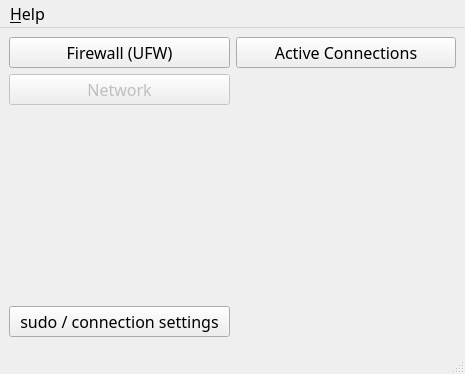
<?xml version="1.0" encoding="UTF-8"?>
<ui version="4.0">
 <class>MainWindow</class>
 <widget class="QMainWindow" name="MainWindow">
  <property name="windowModality">
   <enum>Qt::WindowModal</enum>
  </property>
  <property name="geometry">
   <rect>
    <x>0</x>
    <y>0</y>
    <width>465</width>
    <height>374</height>
   </rect>
  </property>
  <property name="sizePolicy">
   <sizepolicy hsizetype="Fixed" vsizetype="Fixed">
    <horstretch>0</horstretch>
    <verstretch>0</verstretch>
   </sizepolicy>
  </property>
  <property name="minimumSize">
   <size>
    <width>240</width>
    <height>0</height>
   </size>
  </property>
  <property name="font">
   <font>
    <family>Ubuntu Mono</family>
    <pointsize>12</pointsize>
    <italic>false</italic>
   </font>
  </property>
  <property name="focusPolicy">
   <enum>Qt::StrongFocus</enum>
  </property>
  <property name="windowTitle">
   <string>One Ring</string>
  </property>
  <property name="windowIcon">
   <iconset>
    <normaloff>images/icon-hat-white.png</normaloff>images/icon-hat-white.png</iconset>
  </property>
  <widget class="QWidget" name="centralwidget">
   <layout class="QGridLayout" name="gridLayout">
    <item row="0" column="0">
     <layout class="QGridLayout" name="gridLayout_2">
      <property name="sizeConstraint">
       <enum>QLayout::SetMinimumSize</enum>
      </property>
      <item row="0" column="1">
       <widget class="QPushButton" name="pushButton_connections">
        <property name="text">
         <string>Active Connections</string>
        </property>
       </widget>
      </item>
      <item row="0" column="0">
       <widget class="QPushButton" name="pushButton_Firewall">
        <property name="text">
         <string>Firewall (UFW)</string>
        </property>
       </widget>
      </item>
      <item row="1" column="0">
       <widget class="QPushButton" name="pushButton_Netstat">
        <property name="enabled">
         <bool>false</bool>
        </property>
        <property name="text">
         <string>Network</string>
        </property>
       </widget>
      </item>
      <item row="2" column="0">
       <spacer name="verticalSpacer">
        <property name="orientation">
         <enum>Qt::Vertical</enum>
        </property>
        <property name="sizeHint" stdset="0">
         <size>
          <width>20</width>
          <height>40</height>
         </size>
        </property>
       </spacer>
      </item>
      <item row="3" column="0">
       <widget class="QPushButton" name="pushButton_sudo">
        <property name="minimumSize">
         <size>
          <width>0</width>
          <height>0</height>
         </size>
        </property>
        <property name="maximumSize">
         <size>
          <width>16777215</width>
          <height>16777215</height>
         </size>
        </property>
        <property name="text">
         <string>sudo / connection settings</string>
        </property>
       </widget>
      </item>
     </layout>
    </item>
   </layout>
  </widget>
  <widget class="QStatusBar" name="statusBar"/>
  <widget class="QMenuBar" name="menuBar">
   <property name="geometry">
    <rect>
     <x>0</x>
     <y>0</y>
     <width>465</width>
     <height>24</height>
    </rect>
   </property>
   <widget class="QMenu" name="menuHelp">
    <property name="title">
     <string>&amp;Help</string>
    </property>
    <addaction name="action_About"/>
   </widget>
   <addaction name="menuHelp"/>
  </widget>
  <action name="action_About">
   <property name="text">
    <string>&amp;About</string>
   </property>
  </action>
 </widget>
 <tabstops>
  <tabstop>pushButton_Firewall</tabstop>
  <tabstop>pushButton_connections</tabstop>
  <tabstop>pushButton_Netstat</tabstop>
  <tabstop>pushButton_sudo</tabstop>
 </tabstops>
 <resources/>
 <connections/>
</ui>
